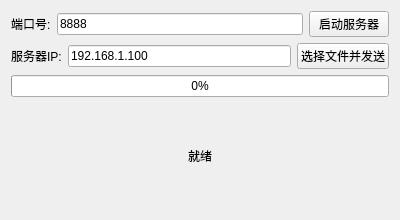
<?xml version="1.0" encoding="UTF-8"?>
<ui version="4.0">
 <class>Widget</class>
 <widget class="QWidget" name="Widget">
  <property name="geometry">
   <rect>
    <x>0</x>
    <y>0</y>
    <width>400</width>
    <height>220</height>
   </rect>
  </property>
  <property name="windowTitle">
   <string>跨平台文件传输工具</string>
  </property>
  <layout class="QVBoxLayout" name="verticalLayout">
   <item>
    <layout class="QHBoxLayout" name="horizontalLayout">
     <item>
      <widget class="QLabel" name="label">
       <property name="text">
        <string>端口号:</string>
       </property>
      </widget>
     </item>
     <item>
      <widget class="QLineEdit" name="portEdit">
       <property name="text">
        <string>8888</string>
       </property>
      </widget>
     </item>
     <item>
      <widget class="QPushButton" name="startServerBtn">
       <property name="text">
        <string>启动服务器</string>
       </property>
      </widget>
     </item>
    </layout>
   </item>
   <item>
    <layout class="QHBoxLayout" name="horizontalLayout_2">
     <item>
      <widget class="QLabel" name="label_2">
       <property name="text">
        <string>服务器IP:</string>
       </property>
      </widget>
     </item>
     <item>
      <widget class="QLineEdit" name="ipEdit">
       <property name="text">
        <string>192.168.1.100</string>
       </property>
      </widget>
     </item>
     <item>
      <widget class="QPushButton" name="selectFileBtn">
       <property name="text">
        <string>选择文件并发送</string>
       </property>
      </widget>
     </item>
    </layout>
   </item>
   <item>
    <widget class="QProgressBar" name="progressBar">
     <property name="value">
      <number>0</number>
     </property>
    </widget>
   </item>
   <item>
    <widget class="QLabel" name="statusLabel">
     <property name="text">
      <string>就绪</string>
     </property>
     <property name="alignment">
      <set>Qt::AlignCenter</set>
     </property>
    </widget>
   </item>
  </layout>
 </widget>
 <resources/>
 <connections/>
</ui>

<!--<?xml version="1.0" encoding="UTF-8"?>
<ui version="4.0">
 <class>Widget</class>
 <widget class="QWidget" name="Widget">
  <property name="geometry">
   <rect>
    <x>0</x>
    <y>0</y>
    <width>800</width>
    <height>600</height>
   </rect>
  </property>
  <property name="windowTitle">
   <string>Widget</string>
  </property>
 </widget>
 <resources/>
 <connections/>
</ui>-->
